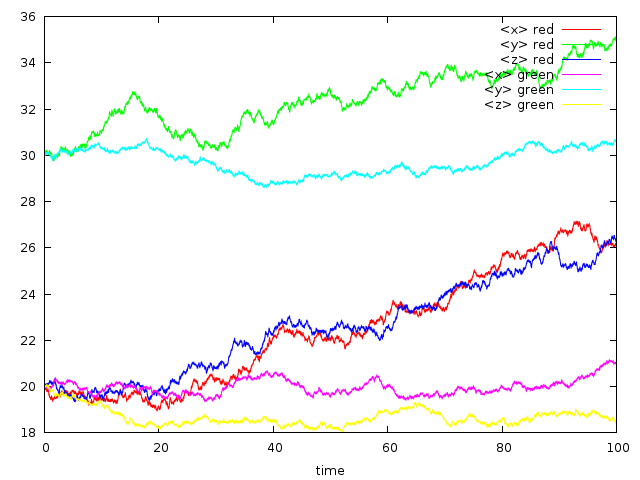

This chart was generated by the following gnuplot code:
plot "bounce3_red.txt" using 1:3 title "<x> red" with lines, \
     "bounce3_red.txt" using 1:4 title "<y> red" with lines, \
     "bounce3_red.txt" using 1:5 title "<z> red" with lines, \
     "bounce3_green.txt" using 1:3 title "<x> green" with lines, \
     "bounce3_green.txt" using 1:4 title "<y> green" with lines, \
     "bounce3_green.txt" using 1:5 title "<z> green" with lines
set terminal pngcairo enhanced font 'verdana,10'
set xlabel "time"
set output "bounce3_meanpos.png"
replot
